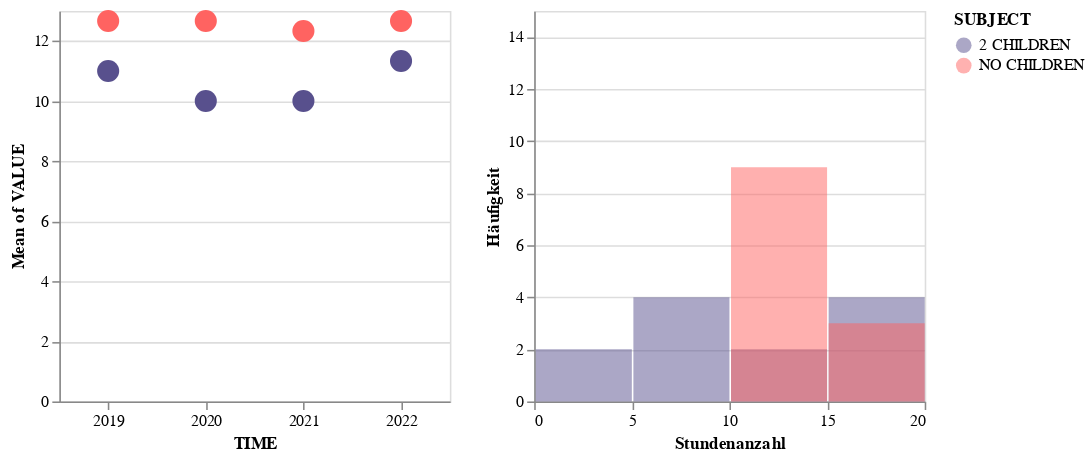

The code cell stored with this chart in its notebook:
### Code cell
# Histogramm

selector = alt.selection_point(fields=['SUBJECT'])

color_scale = alt.Scale(domain=['2 CHILDREN', 'NO CHILDREN'],
                        range=['#58508d','#ff6361'])

base = alt.Chart(df2_selectedlocations).properties(
    width=250,
    height=250
).add_params(selector)

points = base.mark_point(filled=True, size=200).encode(
    x=alt.X('TIME:O').axis(
        labelAngle=0),
    y=alt.Y('mean(VALUE):Q'),
    color=alt.condition(
        selector,
        'SUBJECT:N',
        alt.value('lightgray'),
        scale=color_scale),
)

histogram2 = base.mark_bar(opacity=0.5, thickness=100).encode(
    alt.X('VALUE', title="Stundenanzahl")
        .bin(step=5), # step keeps bin size the same
    alt.Y('count()', title="Häufigkeit")
        .stack(None)
        .scale(domain=[0,15])
        ,
    alt.Color('SUBJECT:N').scale(color_scale)
).transform_filter(
    selector
)

points | histogram2

### Figure 1 — Vega-Lite specification as saved in the notebook (floating-point values rounded to 4 significant figures)
{"config": {"view": {"continuousWidth": 300, "continuousHeight": 300}}, "hconcat": [{"mark": {"type": "point", "filled": true, "size": 200}, "encoding": {"color": {"condition": {"param": "param_1", "field": "SUBJECT", "type": "nominal", "scale": {"domain": ["2 CHILDREN", "NO CHILDREN"], "range": ["#58508d", "#ff6361"]}}, "value": "lightgray"}, "x": {"axis": {"labelAngle": 0}, "field": "TIME", "type": "ordinal"}, "y": {"aggregate": "mean", "field": "VALUE", "type": "quantitative"}}, "height": 250, "name": "view_1", "width": 250}, {"mark": {"type": "bar", "opacity": 0.5, "thickness": 100}, "encoding": {"color": {"field": "SUBJECT", "scale": {"domain": ["2 CHILDREN", "NO CHILDREN"], "range": ["#58508d", "#ff6361"]}, "type": "nominal"}, "x": {"bin": {"step": 5}, "field": "VALUE", "title": "Stundenanzahl", "type": "quantitative"}, "y": {"aggregate": "count", "scale": {"domain": [0, 15]}, "stack": null, "title": "Häufigkeit", "type": "quantitative"}}, "height": 250, "name": "view_2", "transform": [{"filter": {"param": "param_1"}}], "width": 250}], "data": {"name": "data-7ac37f8d3de7093f73c28ba21ddf0d3e"}, "params": [{"name": "param_1", "select": {"type": "point", "fields": ["SUBJECT"]}, "views": ["view_1", "view_2"]}], "$schema": "https://vega.github.io/schema/vega-lite/v5.15.1.json", "datasets": {"data-7ac37f8d3de7093f73c28ba21ddf0d3e": [{"LOCATION": "Germany", "SUBJECT": "2 CHILDREN", "MEASURE": "HR_AVEWAGE", "TIME": 2019, "VALUE": 12}, {"LOCATION": "Germany", "SUBJECT": "2 CHILDREN", "MEASURE": "HR_AVEWAGE", "TIME": 2020, "VALUE": 9}, {"LOCATION": "Germany", "SUBJECT": "2 CHILDREN", "MEASURE": "HR_AVEWAGE", "TIME": 2021, "VALUE": 9}, {"LOCATION": "Germany", "SUBJECT": "2 CHILDREN", "MEASURE": "HR_AVEWAGE", "TIME": 2022, "VALUE": 10}, {"LOCATION": "Germany", "SUBJECT": "NO CHILDREN", "MEASURE": "HR_AVEWAGE", "TIME": 2019, "VALUE": 13}, {"LOCATION": "Germany", "SUBJECT": "NO CHILDREN", "MEASURE": "HR_AVEWAGE", "TIME": 2020, "VALUE": 13}, {"LOCATION": "Germany", "SUBJECT": "NO CHILDREN", "MEASURE": "HR_AVEWAGE", "TIME": 2021, "VALUE": 13}, {"LOCATION": "Germany", "SUBJECT": "NO CHILDREN", "MEASURE": "HR_AVEWAGE", "TIME": 2022, "VALUE": 13}, {"LOCATION": "United Kingdom", "SUBJECT": "2 CHILDREN", "MEASURE": "HR_AVEWAGE", "TIME": 2019, "VALUE": 5}, {"LOCATION": "United Kingdom", "SUBJECT": "2 CHILDREN", "MEASURE": "HR_AVEWAGE", "TIME": 2020, "VALUE": 4}, {"LOCATION": "United Kingdom", "SUBJECT": "2 CHILDREN", "MEASURE": "HR_AVEWAGE", "TIME": 2021, "VALUE": 4}, {"LOCATION": "United Kingdom", "SUBJECT": "2 CHILDREN", "MEASURE": "HR_AVEWAGE", "TIME": 2022, "VALUE": 6}, {"LOCATION": "United Kingdom", "SUBJECT": "NO CHILDREN", "MEASURE": "HR_AVEWAGE", "TIME": 2019, "VALUE": 10}, {"LOCATION": "United Kingdom", "SUBJECT": "NO CHILDREN", "MEASURE": "HR_AVEWAGE", "TIME": 2020, "VALUE": 10}, {"LOCATION": "United Kingdom", "SUBJECT": "NO CHILDREN", "MEASURE": "HR_AVEWAGE", "TIME": 2021, "VALUE": 10}, {"LOCATION": "United Kingdom", "SUBJECT": "NO CHILDREN", "MEASURE": "HR_AVEWAGE", "TIME": 2022, "VALUE": 10}, {"LOCATION": "OECD", "SUBJECT": "2 CHILDREN", "MEASURE": "HR_AVEWAGE", "TIME": 2019, "VALUE": 16}, {"LOCATION": "OECD", "SUBJECT": "2 CHILDREN", "MEASURE": "HR_AVEWAGE", "TIME": 2020, "VALUE": 17}, {"LOCATION": "OECD", "SUBJECT": "2 CHILDREN", "MEASURE": "HR_AVEWAGE", "TIME": 2021, "VALUE": 17}, {"LOCATION": "OECD", "SUBJECT": "2 CHILDREN", "MEASURE": "HR_AVEWAGE", "TIME": 2022, "VALUE": 18}, {"LOCATION": "OECD", "SUBJECT": "NO CHILDREN", "MEASURE": "HR_AVEWAGE", "TIME": 2019, "VALUE": 15}, {"LOCATION": "OECD", "SUBJECT": "NO CHILDREN", "MEASURE": "HR_AVEWAGE", "TIME": 2020, "VALUE": 15}, {"LOCATION": "OECD", "SUBJECT": "NO CHILDREN", "MEASURE": "HR_AVEWAGE", "TIME": 2021, "VALUE": 14}, {"LOCATION": "OECD", "SUBJECT": "NO CHILDREN", "MEASURE": "HR_AVEWAGE", "TIME": 2022, "VALUE": 15}]}}
